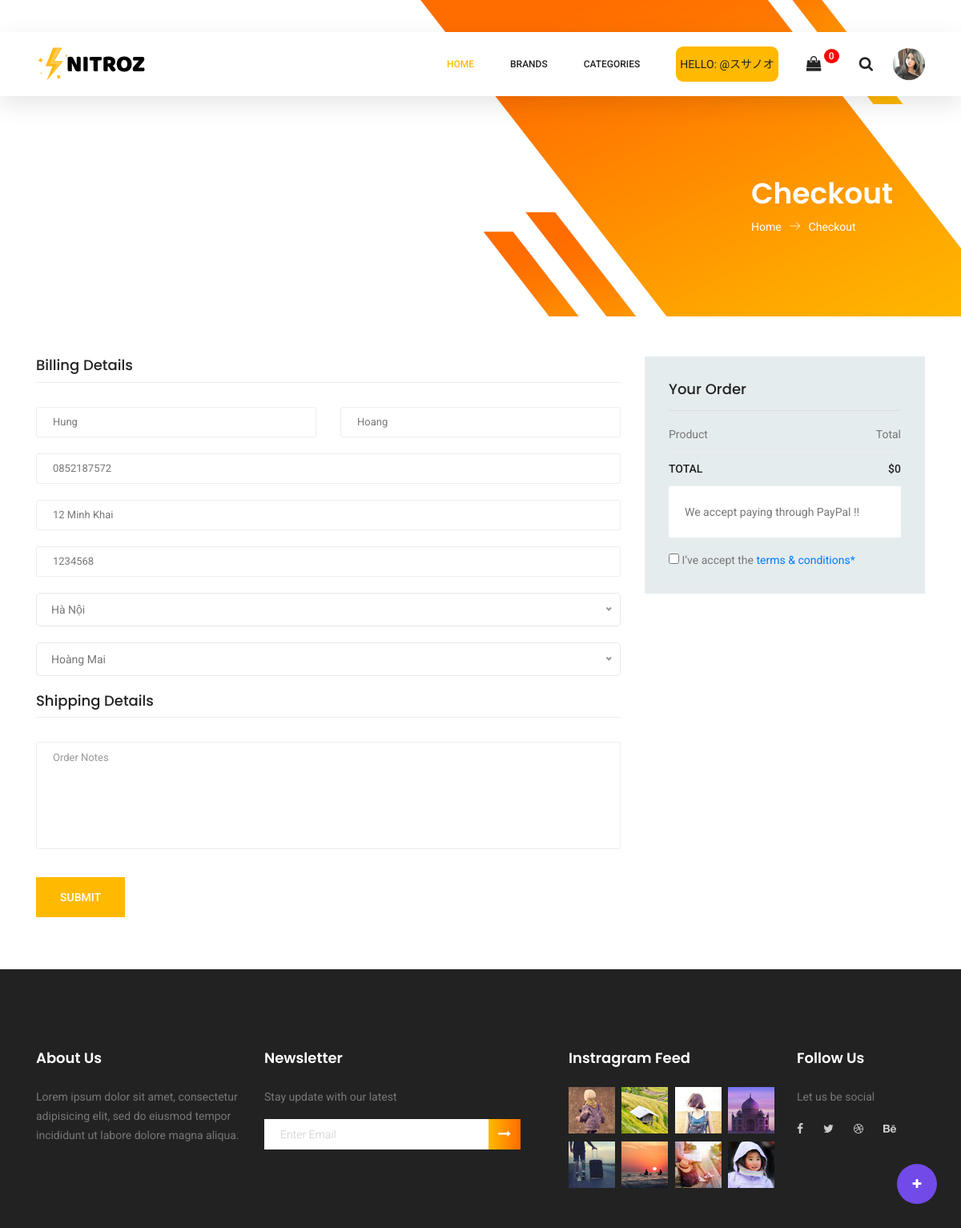
The app's page /checkout/ (signed in) with its own data.
### base/models.py (models this page shows, shortened)
class User(AbstractUser):
    birth = models.DateField(blank=True,null=True)
    gender = models.BooleanField(default=False)
    email = models.EmailField(unique=True)
    phone = models.CharField(max_length=10,blank=True,null=True)
    avatar = models.ImageField(null=True,blank=True,upload_to='users/',default= 'users/avatar.svg')
    old_cart = models.CharField(max_length=200, blank=True, null=True)
    updated = models.DateTimeField(auto_now=True)
    created = models.DateTimeField(auto_now_add=True)
    USERNAME_FIELD = 'email'
    REQUIRED_FIELDS = []
    objects = CustomUserManager()

class ShippingAddress(models.Model):
    user = models.ForeignKey(User,on_delete=models.CASCADE)
    address = models.CharField(max_length=200, null=True, blank=True)
    city = models.CharField(max_length=50, null=True, blank=True)
    district = models.CharField(max_length=50, null=True, blank=True)
    zipcode = models.CharField(max_length=50, null=True, blank=True)
    updated = models.DateTimeField(auto_now=True)

### base/views.py (the view)
# urls.py: path('checkout/', views.checkout, name="checkout"),
def checkout(request):
    if request.user.is_authenticated:
        user = request.user
        cart = Cart(request)
        cart_products = cart.get_prods()
        cart_products = cart.get_prods()
        quantities = cart.get_quants()
        totals = cart.cart_total()
        item_total = cart.item_total()
        if request.method == "POST":
            form = UserShippingForm(user, request.POST)
            if form.is_valid():
                form.save(user)
                return redirect('checkout')
        else:
            form = UserShippingForm(user)
        context = {'form': form,
                   'cart_products':cart_products,
                   'quantities':quantities,
                   'totals':totals,
                   'item_total':item_total}
        return render(request, "base/main/checkout.html", context)
    else:
        messages.warning(request, "You must be logged in to view this page.")
        return redirect('login')

### base/cart.py (called while the page is built, shortened)
    def __len__(self):
        return len(self.cart)

    def get_prods(self):
        product_ids = self.cart.keys()
        products = Product.objects.filter(id__in=product_ids)
        return products

    def get_quants(self):
        quantites = self.cart
        return quantites

    def cart_total(self):
        product_ids = self.cart.keys()
        products = Product.objects.filter(id__in=product_ids)
        quantities = self.cart
        total = 0
        return total

    def item_total(self):
        total_dict = {}
        product_ids = self.cart.keys()
        products = Product.objects.filter(id__in=product_ids)
        return total_dict

### base/context_processors.py (called while the page is built)
def cart(request):
    return {'cart': Cart(request)}

### base/templates/base/main/checkout.html (shortened to what this page needs)
{% extends "main/main.html" %}
{% load static %}
{% block content %}
<section class="banner-area organic-breadcrumb">
    <div class="container">
        <div class="breadcrumb-banner d-flex flex-wrap align-items-center justify-content-end">
            <div class="col-first">
                <h1>Checkout</h1>
                <nav class="d-flex align-items-center">
                    <a href="{% url 'home' %}">Home<span class="lnr lnr-arrow-right"></span></a>
                    <a href="{% url 'checkout' %}">Checkout</a>
                </nav>
            </div>
        </div>
    </div>
</section>
<section class="checkout_area section_gap">
    <div class="container">
        <div class="billing_details">
            <div class="row">
                <div class="col-lg-8">
                    <h3>Billing Details</h3>
                    <form class="row contact_form" id="form" action="#" method="post" novalidate="novalidate">
                        {% for field in form %}
                        {% if field.name == 'first_name' %}
                        <div class="col-md-6 form-group p_star">
                            {{field}}
                        </div>
                        {% elif field.name == 'last_name' %}
                        <div class="col-md-6 form-group p_star">
                            {{field}}
                        </div>
                        {% else %}
                        <div class="col-md-12 form-group p_star">
                            {{field}}
                        </div>
                        {% endif %}
                        {% endfor %}
                        <div class="col-md-12 form-group">
                            <div class="creat_account">
                                <h3>Shipping Details</h3>
                            </div>
                            <textarea class="form-control" name="message" id="message" rows="1"
                                placeholder="Order Notes"></textarea>
                        </div>
                        <button type="submit" id="form-button" class="primary-btn submit_btn"
                            style="border: none; margin: 15px;">Submit</button>
                    </form>
                </div>
                <div class="col-lg-4">
                    <div class="order_box">
                        <h2>Your Order</h2>
                        <ul class="list">
                            <li><a href="#">Product <span>Total</span></a></li>
                        </ul>
                        <ul class="list list_2">
                            <li><a href="#">Total <span>${{totals}}</span></a></li>
                        </ul>
                        <div class="payment_item" id="payment_item">
                            <p>We accept paying through PayPal !!</p>
                            <input type="checkbox" id="f-option4" name="selector">
                            <label for="f-option4">I’ve accept the </label>
                            <a href="#">terms & conditions*</a>
                        </div>
                    </div>
                </div>
            </div>
        </div>
    </div>
</section>
{% endblock content %}

### templates/main/nav.html (shortened to what this page needs)
{% load static %}
<header class="header_area sticky-header">
    <div class="main_menu">
        <nav class="navbar navbar-expand-lg navbar-light main_box">
            <div class="container">
                <a class="navbar-brand logo_h" href="{% url 'home' %}"><img src="{% static "media/banner/brand/logo.png" %}"
                        alt=""></a>
                <div class="collapse navbar-collapse offset" id="navbarSupportedContent">
                    <ul class="nav navbar-nav menu_nav ml-auto">
                        <li class="nav-item active"><a class="nav-link" href="{% url 'home' %}">Home</a></li>
                        <li class="nav-item submenu dropdown">
                            <a href="#" class="nav-link dropdown-toggle" data-toggle="dropdown" role="button"
                                aria-haspopup="true" aria-expanded="false">Brands</a>
                        </li>
                        <li class="nav-item submenu dropdown">
                            <a href="#" class="nav-link dropdown-toggle" data-toggle="dropdown" role="button"
                                aria-haspopup="true" aria-expanded="false">Categories</a>
                        </li>
                        {% if request.user.is_authenticated %}
                        <li class="nav-item"
                            style="display: flex; justify-content: center; align-items: center; background-color: #ffb900; padding: 5px; text-transform: uppercase; border-radius: 9px; color: #222222;">
                            Hello: @{{request.user.username}}</li>
                        {% endif %}
                    </ul>
                    <ul class="nav navbar-nav navbar-right">
                        <li class="nav-item">
                            <a href="{% url 'cart' %}" class="cart">
                                <span class="fa fa-shopping-bag fa-lg"></span>
                                <span class="badge" id="cart_quantity"
                                    style="display: inline-block; padding: 0.25em 0.5em; border-radius: 50%; background-color: red; color: white; font-size: 12px;line-height: 1;">{{cart|length}}</span>
                            </a>
                        </li>
                        <li class="nav-item">
                            <button class="search"><span class="fa fa-search fa-lg" id="search"></span></button>
                        </li>
                        <li class="nav-item submenu dropdown"
                            style="display: flex; justify-content: center; align-items: center;">
                            <a href="#" class="cart nav-link dropdown-toggle" data-toggle="dropdown" role="button"
                                aria-haspopup="true" aria-expanded="false">
                            {% if request.user.is_authenticated %}
                                <img src="{{request.user.avatar.url}}"
                                    style="border-radius: 50%; width: 40px; height: 40px; align-items: center;"></a>
                            {% else %}
                            <img src="{% static "media/users/avatar.svg" %}"
                                style="border-radius: 50%; width: 40px; height: 40px; align-items: center;"></a>
                            {% endif %}
                        </li>
                    </ul>
                </div>
            </div>
        </nav>
    </div>
</header>

### records on screen
User: user.username "スサノオ", user.avatar (picture), form "Hung", form "Hoang", form "0852187572"
ShippingAddress: form "12 Minh Khai" "1234568"

### other values on screen
{{ cart|length }} "0"
{{ totals }} "0"
